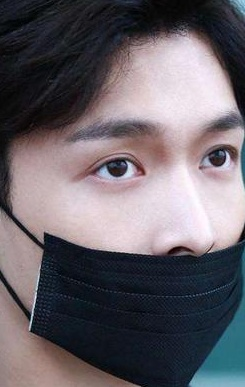
#> input picture mask_detection/data/with_mask/with_mask_1023.jpg, 245 x 387 px; its folder holds only this picture in this run
$ python preprocess.py
#> lines starting #> are read from the running program, lines starting #| are printed output that depends on the picture
"""
Preprocess Binary Mask Dataset for Face Mask Classification

This script:
1. Loads images from two categories: 'with_mask' and 'without_mask'
2. Resizes them to a uniform size (IMG_SIZE x IMG_SIZE)
3. Normalizes pixel values to [0, 1]
4. Converts images and labels to NumPy arrays
5. Saves the processed data for later training use
"""

import os
import cv2
import numpy as np
from tqdm import tqdm

# Configuration
DATASET_DIR = 'data'                # Root directory containing 'with_mask' and 'without_mask' subfolders
IMG_SIZE = 128                      # Target image size
CLASSES = ['with_mask', 'without_mask']  # Class folder names

images = []
labels = []

# Traverse each class directory
for idx, cls in enumerate(CLASSES):
    cls_dir = os.path.join(DATASET_DIR, cls)
    if not os.path.isdir(cls_dir):
        continue  # Skip if directory doesn't exist

    for filename in tqdm(os.listdir(cls_dir), desc=cls):
        if not filename.lower().endswith(('.jpg', '.jpeg', '.png')):
            continue  # Skip non-image files

        path = os.path.join(cls_dir, filename)
        img = cv2.imread(path)
#> img is the input picture: shape (387, 245, 3); mean B, G, R 104.7, 98.2, 103.8
        if img is None:
            continue  # Skip unreadable files

        # Resize, convert color format, normalize
        img = cv2.resize(img, (IMG_SIZE, IMG_SIZE))
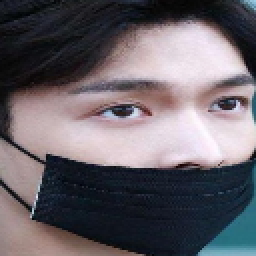
#> img: shape (128, 128, 3) (shown 2 times larger); mean B, G, R 104.6, 98.1, 103.7
        img = cv2.cvtColor(img, cv2.COLOR_BGR2RGB)
        img = img.astype('float32') / 255.0

        images.append(img)
        labels.append(idx)  # Binary label: 0 for 'with_mask', 1 for 'without_mask'
#> pass 2 of the loop `for idx, cls in enumerate(CLASSES):`:
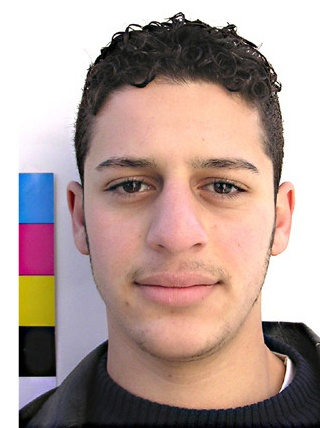
#> input picture mask_detection/data/without_mask/without_mask_1029.jpg, 320 x 428 px
#> img is the input picture: shape (428, 320, 3); mean B, G, R 151.7, 157.8, 179.8
#> `img = cv2.resize(img, (IMG_SIZE, IMG_SIZE))`:
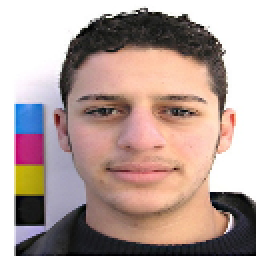
#> img: shape (128, 128, 3) (shown 2 times larger); mean B, G, R 151.6, 157.7, 179.8

# Convert lists to NumPy arrays
X = np.array(images, dtype='float32')  # Shape: (N, IMG_SIZE, IMG_SIZE, 3)
y = np.array(labels, dtype='float32')  # Shape: (N,)

# Summary
print(f"Dataset size: {X.shape}, Labels: {y.shape}")
#| Dataset size: (2, 128, 128, 3), Labels: (2,)
print(f"Class distribution: {np.bincount(y.astype('int'))}")  # Shows [count_with_mask, count_without_mask]

# Save preprocessed data
os.makedirs("processed_data", exist_ok=True)
np.save("processed_data/X.npy", X)
np.save("processed_data/y.npy", y)
